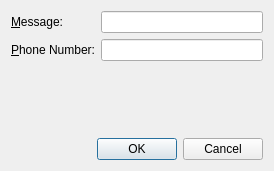
<?xml version="1.0" encoding="UTF-8"?>
<ui version="4.0">
 <class>DeviceLockDlg</class>
 <widget class="QDialog" name="DeviceLockDlg">
  <property name="geometry">
   <rect>
    <x>0</x>
    <y>0</y>
    <width>274</width>
    <height>171</height>
   </rect>
  </property>
  <property name="windowTitle">
   <string>Lock Device Options</string>
  </property>
  <layout class="QVBoxLayout" name="verticalLayout">
   <item>
    <layout class="QFormLayout" name="formLayout">
     <property name="fieldGrowthPolicy">
      <enum>QFormLayout::ExpandingFieldsGrow</enum>
     </property>
     <item row="0" column="0">
      <widget class="QLabel" name="label">
       <property name="text">
        <string>&amp;Message:</string>
       </property>
       <property name="buddy">
        <cstring>messageLE</cstring>
       </property>
      </widget>
     </item>
     <item row="0" column="1">
      <widget class="QLineEdit" name="messageLE"/>
     </item>
     <item row="1" column="0">
      <widget class="QLabel" name="label_3">
       <property name="text">
        <string>&amp;Phone Number:</string>
       </property>
       <property name="buddy">
        <cstring>phoneNumberLE</cstring>
       </property>
      </widget>
     </item>
     <item row="1" column="1">
      <widget class="QLineEdit" name="phoneNumberLE"/>
     </item>
    </layout>
   </item>
   <item>
    <spacer name="verticalSpacer">
     <property name="orientation">
      <enum>Qt::Vertical</enum>
     </property>
     <property name="sizeHint" stdset="0">
      <size>
       <width>20</width>
       <height>40</height>
      </size>
     </property>
    </spacer>
   </item>
   <item>
    <widget class="QDialogButtonBox" name="buttonBox">
     <property name="orientation">
      <enum>Qt::Horizontal</enum>
     </property>
     <property name="standardButtons">
      <set>QDialogButtonBox::Cancel|QDialogButtonBox::Ok</set>
     </property>
    </widget>
   </item>
  </layout>
 </widget>
 <resources/>
 <connections>
  <connection>
   <sender>buttonBox</sender>
   <signal>accepted()</signal>
   <receiver>DeviceLockDlg</receiver>
   <slot>accept()</slot>
   <hints>
    <hint type="sourcelabel">
     <x>248</x>
     <y>254</y>
    </hint>
    <hint type="destinationlabel">
     <x>157</x>
     <y>274</y>
    </hint>
   </hints>
  </connection>
  <connection>
   <sender>buttonBox</sender>
   <signal>rejected()</signal>
   <receiver>DeviceLockDlg</receiver>
   <slot>reject()</slot>
   <hints>
    <hint type="sourcelabel">
     <x>316</x>
     <y>260</y>
    </hint>
    <hint type="destinationlabel">
     <x>286</x>
     <y>274</y>
    </hint>
   </hints>
  </connection>
 </connections>
</ui>
